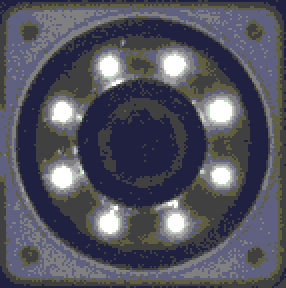
#> input picture cv2Demo/cv2Demo/sample.bmp, 143 x 144 px, found by its file name (shown 2 times larger)
$ python cv2Demo.py
#> lines starting #> are read from the running program, lines starting #| are printed output that depends on the picture; after the words box and inside, x2 and y2 are one past the last pixel; in counts of white or black regions, pixels touching at a corner belong together; long printed decimals are rounded
import cv2
import psutil


sample = cv2.imread("sample.BMP",cv2.IMREAD_GRAYSCALE)
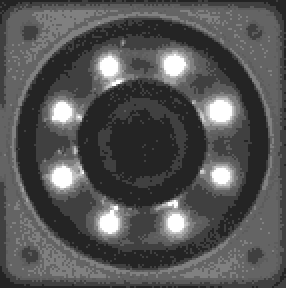
#> sample: shape (144, 143) (shown 2 times larger); min 36, max 255, mean 83.9
origin = cv2.imread("origin_4.BMP")
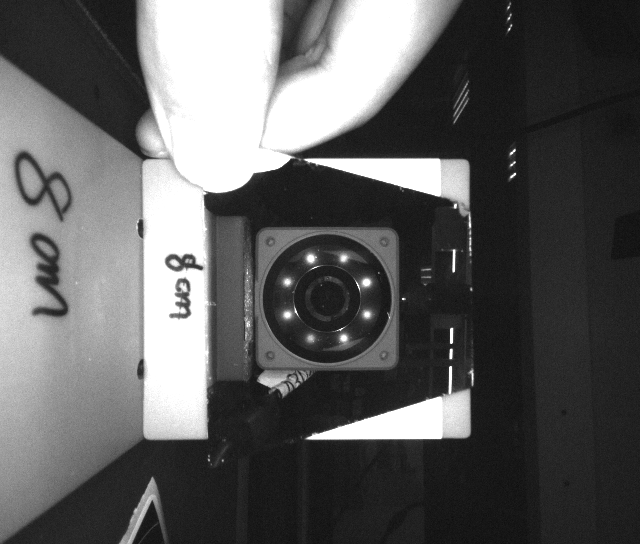
#> input picture cv2Demo/cv2Demo/origin_4.BMP, 640 x 544 px
#> origin is the input picture: shape (544, 640, 3); min 12, max 255, mean 94
origin_gray = cv2.cvtColor(origin,cv2.COLOR_BGR2GRAY)
result = cv2.matchTemplate(origin_gray,sample,cv2.TM_SQDIFF_NORMED)
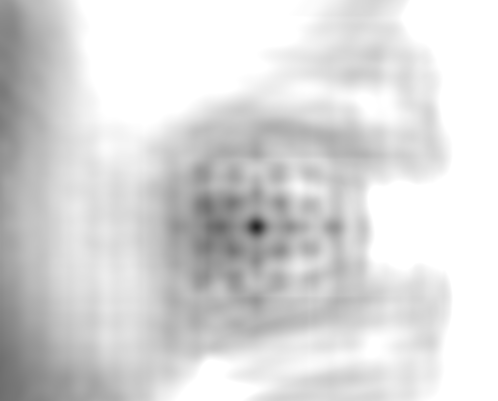
#> result: shape (401, 498) float32; min 0.149, max 1, mean 0.85
minVal,maxVal,minLoc,maxLoc = cv2.minMaxLoc(result)
#> minVal = 0.149; maxVal = 1; minLoc = (256, 227); maxLoc = (80, 0)
w,h = sample.shape[::]
#> w = 144; h = 143
topleft = minLoc
#> topleft = (256, 227)
bottomRight = (topleft[0]+w,topleft[1]+h)
#> bottomRight = (400, 370)
cv2.rectangle(origin,topleft,bottomRight,(0,0,255),2)
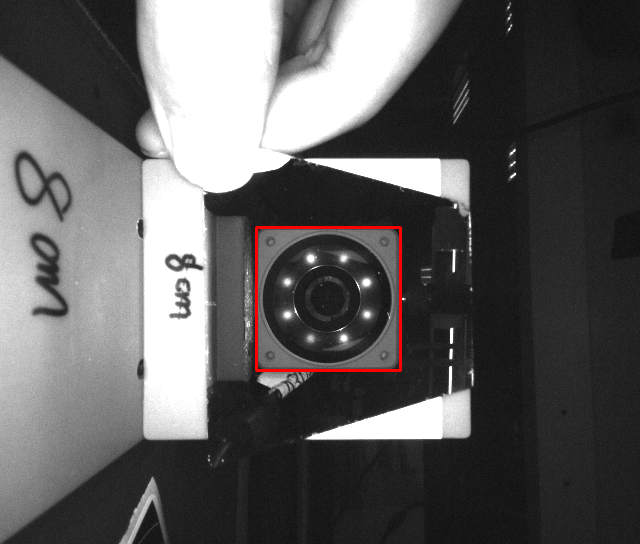
#> origin: shape (544, 640, 3); 0.49% of pixels changed, all inside (x1, y1, x2, y2) = (255, 226, 402, 372)
print("匹配得分:{}".format(str(minVal)))
#| 匹配得分:0.1489
cv2.imshow("123",origin)
cv2.waitKey(0)
